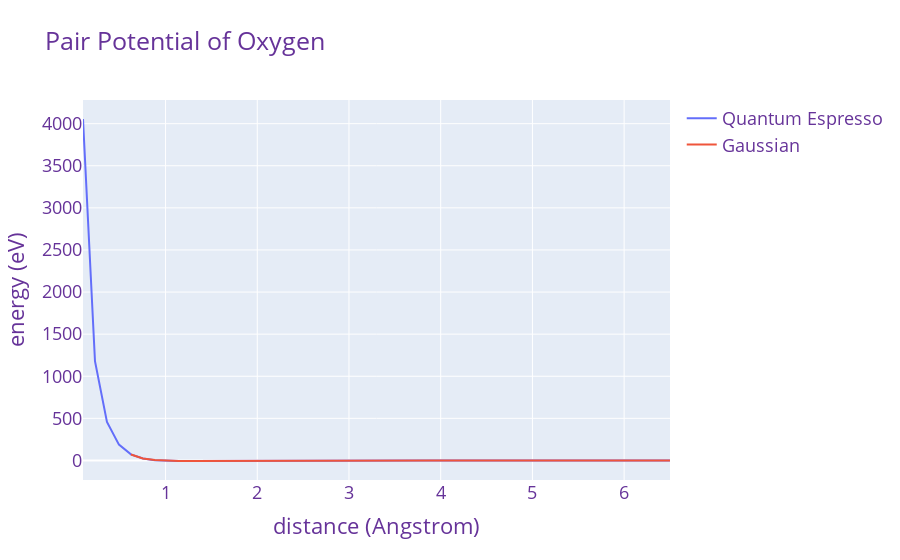

Notebook source saved alongside this figure:
### Code cell
# plot with plotly
fig = go.Figure()
fig.add_trace(go.Scatter(x=espresso_df["distance"], y=espresso_df["energy"] - 2 * ZERO_POINT_ENERGY_OXYGEN_ESPRESSO, name="Quantum Espresso"))
fig.add_trace(go.Scatter(x=gaussian_df["distance"], y=gaussian_df["energy"] - 2 * ZERO_POINT_ENERGY_OXYGEN_GAUSSIAN, name="Gaussian"))
# fig.add_trace(go.Scatter(x=matlantis_df["distance"], y=matlantis_df["energy"], name="Matlantis"))
fig.update_layout(
    title="Pair Potential of Oxygen",
    xaxis_title="distance (Angstrom)",
    yaxis_title="energy (eV)",
    font=dict(
        size=18,
        color="RebeccaPurple"
    )
)
fig.show()
